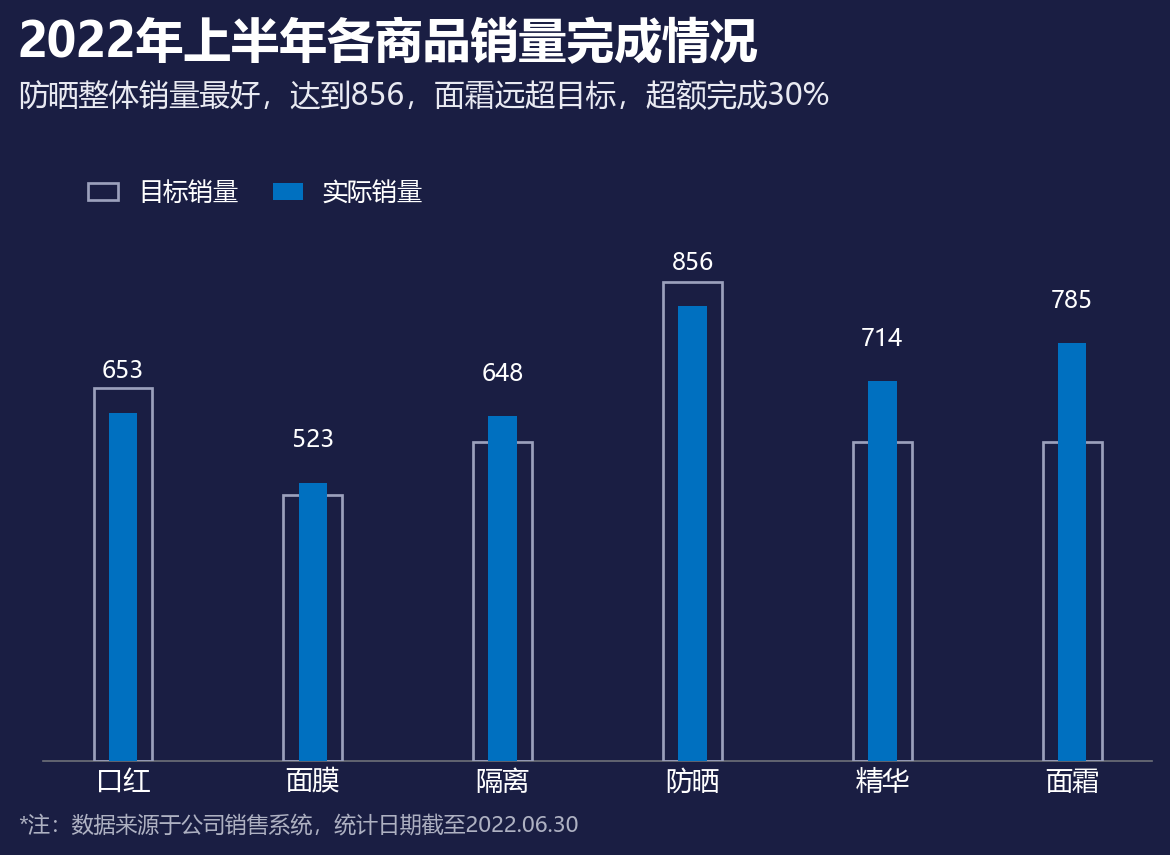

Recreate this plot in Python.
# -*- coding: utf-8 -*-
"""
图表 24 目标柱形图
复现《Excel数据可视化 - 从图表到数据大屏》第二章后15个图表
运行: python 24_目标柱形图.py  ->  生成 24_目标柱形图.png
"""

import os
import math
import numpy as np
import matplotlib
matplotlib.use('Agg')
import matplotlib.pyplot as plt
from matplotlib.patches import (Circle, Wedge, Rectangle, FancyBboxPatch,
                                PathPatch)
from matplotlib.path import Path
from matplotlib.lines import Line2D
from matplotlib.patches import Patch
import matplotlib.colors as mcolors

plt.rcParams['font.sans-serif'] = ['Microsoft YaHei', 'SimHei', 'DejaVu Sans']
plt.rcParams['axes.unicode_minus'] = False
plt.rcParams['figure.dpi'] = 150

OUT = os.path.dirname(os.path.abspath(__file__))

# ---------------- 配色（取自原图表像素） ----------------
BG       = '#1A1E43'   # 深蓝底
BLUE     = '#0070C0'
BLUE_L   = '#00B0F0'
BLUE_M   = '#82ADD7'
BLUE_BR  = '#0E5DFF'   # 子弹图-实际
RED      = '#E74E69'
YELLOW   = '#FFC000'
AMBER    = '#FFC54D'
TEAL     = '#087E8B'
ROSE_R   = '#F94C66'
CYAN     = '#37A2DA'
GREEN_T  = '#11A7AD'
PURPLE   = '#7030A0'
DARKLINE = '#1A1E43'
TXT      = '#FFFFFF'
TXT2     = '#E9EAF2'
TXT3     = '#AEB1C2'
GREY_TR  = '#767889'   # 滑珠轨道灰
GREY_BEAD= '#A6A6A6'
OUTLINE  = '#9BA0BC'   # 目标柱描边
# 南丁格尔圆环
R_PURPLE = '#512DCB'
R_BLUE   = '#6073F3'
R_CYAN   = '#66CBDD'
# 复合柱形图季度色
Q_COLORS = ['#4A5BD1', '#FC6C0F', '#F6A50B', '#A2417B']

TITLE_FS  = 23
SUB_FS    = 14.5
NOTE_FS   = 10.5


def save(fig, name):
    path = os.path.join(OUT, name)
    fig.savefig(path, facecolor=BG, bbox_inches='tight', pad_inches=0.12)
    plt.close(fig)
    print('saved:', name)


def dashboard(title=None, subtitle=None, footnote=None, figsize=(8.4, 6.0)):
    """统一的深色大屏画布，返回 fig，标题/副标题/脚注用 figure 坐标"""
    fig = plt.figure(figsize=figsize, facecolor=BG)
    if title:
        fig.text(0.055, 0.955, title, fontsize=TITLE_FS, fontweight='bold',
                 color=TXT, va='top', ha='left')
    if subtitle:
        fig.text(0.055, 0.885, subtitle, fontsize=SUB_FS, color=TXT2,
                 va='top', ha='left')
    if footnote:
        fig.text(0.055, 0.045, footnote, fontsize=NOTE_FS, color=TXT3,
                 va='bottom', ha='left')
    return fig


def polar_xy(r, deg_cw_from_top):
    """顺时针(从正上方)角度 -> 直角坐标"""
    a = np.radians(90 - deg_cw_from_top)
    return r * np.cos(a), r * np.sin(a)


def ring(ax, r_in, r_out, vals, colors, start=90, edge=DARKLINE, lw=1.2):
    """画一个(甜甜圈)环：vals 为各项占比(自动归一)，从 start 度起顺时针着色"""
    vals = np.asarray(vals, dtype=float)
    total = vals.sum()
    cur = start
    out = []
    for v, c in zip(vals, colors):
        sweep = 360.0 * v / total
        if c is not None:
            w = Wedge((0, 0), r_out, cur - sweep, cur,
                      width=r_out - r_in, facecolor=c, edgecolor=edge,
                      linewidth=lw, zorder=2)
            ax.add_patch(w)
            out.append(w)
        cur -= sweep
    return out


def capsule(ax, x0, x1, y, thick_pt, color, z=2):
    """以粗圆头线画胶囊条(thick_pt 为线宽/点)，不受坐标比例影响"""
    ax.plot([x0, x1], [y, y], color=color, lw=thick_pt,
            solid_capstyle='round', solid_joinstyle='round',
            zorder=z, clip_on=False)


# ============ 24 目标柱形图 ============
def fig24():
    cats   = ['口红', '面膜', '隔离', '防晒', '精华', '面霜']
    actual = [653, 523, 648, 856, 714, 785]
    target = [700, 500, 600, 900, 600, 600]

    fig = dashboard('2022年上半年各商品销量完成情况',
                    '防晒整体销量最好，达到856，面霜远超目标，超额完成30%',
                    '*注：数据来源于公司销售系统，统计日期截至2022.06.30')
    ax = fig.add_axes([0.075, 0.13, 0.88, 0.62])
    ax.set_facecolor(BG)
    x = np.arange(len(cats))
    # 目标：空心描边框（更宽）
    for xi, t in zip(x, target):
        ax.add_patch(Rectangle((xi - 0.155, 0), 0.31, t, fill=False,
                               edgecolor=OUTLINE, lw=1.3, zorder=3))
    # 实际：窄实心柱
    ax.bar(x, actual, width=0.15, color=BLUE, zorder=4)
    for xi, v in zip(x, actual):
        ax.text(xi, v + 55, str(v), ha='center', va='bottom',
                fontsize=11.5, color=TXT)
    ax.set_xticks(x); ax.set_xticklabels(cats, fontsize=13, color=TXT)
    ax.set_ylim(0, 1050)
    ax.set_yticks([])
    for s in ['top', 'right', 'left']:
        ax.spines[s].set_visible(False)
    ax.spines['bottom'].set_color('#6E7079')
    ax.tick_params(length=0)

    legend = [Patch(facecolor='none', edgecolor=OUTLINE, lw=1.3, label='目标销量'),
              Patch(facecolor=BLUE, label='实际销量')]
    ax.legend(handles=legend, loc='upper left', bbox_to_anchor=(0.02, 1.08),
              ncol=2, frameon=False, fontsize=12, labelcolor=TXT,
              handlelength=1.2, columnspacing=1.4)
    save(fig, '24_目标柱形图.png')


if __name__ == '__main__':
    fig24()
